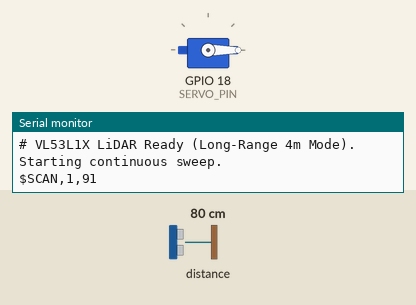
Recording of a sketch running on a simulated ESP32. Shown: servo, the last lines printed to the serial monitor. The test bench sets the inputs (shaded band); at power-on: distance to the obstacle 80 cm.

Above: at 0.55 s.
At 2.6 s:
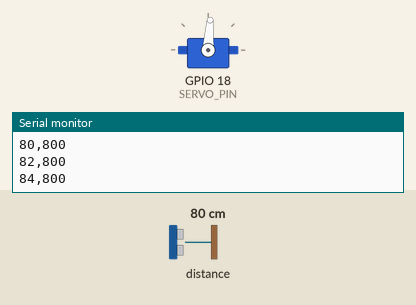
At 4.65 s:
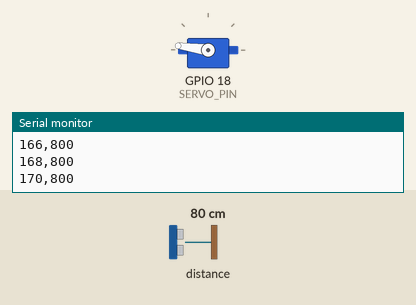
At 8.75 s:
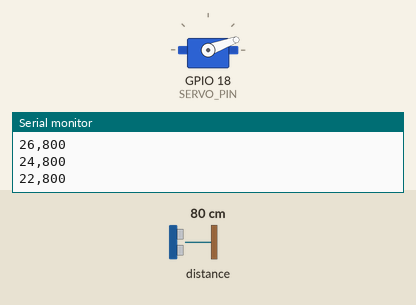
Timing chart, 0 to 11.9 s (numbered marks = the images above):
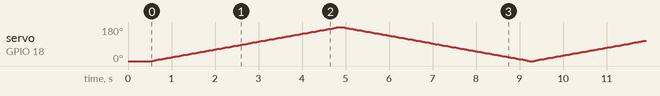

The sketch:

esp32_vl53l1x_lidar.ino
```cpp
/*
 * ESP32 VL53L1X LiDAR Scanner Firmware (Up to 4-Meter Long Range)
 * -------------------------------------------------------------
 * Sweeps an SG90 / MG90S micro servo from 0° to 180° and back, capturing
 * long-range Time-of-Flight (ToF) distance measurements from a VL53L1X sensor.
 *
 * Hardware Connections:
 *   ESP32 GPIO 21 (SDA)  <--> VL53L1X SDA
 *   ESP32 GPIO 22 (SCL)  <--> VL53L1X SCL
 *   ESP32 3.3V           <--> VL53L1X VIN (or 5V if module has onboard 3.3V LDO)
 *   ESP32 GND            <--> VL53L1X GND
 *
 *   ESP32 GPIO 18 (PWM)  <--> SG90/MG90S Servo Signal (Orange / Yellow)
 *   External 5V / VIN    <--> Servo VCC (Red)  [Do NOT power servo from ESP32 3.3V!]
 *   ESP32 GND            <--> Servo GND (Brown) [Common Ground]
 *
 * Libraries Required:
 *   - "VL53L1X" by Pololu
 *   - "ESP32Servo" by Kevin Harrington
 */

#include <Wire.h>
#include <VL53L1X.h>
#include <ESP32Servo.h>

// --- Configuration Constants ---
#define SERVO_PIN        18
#define I2C_SDA_PIN      21
#define I2C_SCL_PIN      22
#define SERIAL_BAUD      115200

// Sweep configuration
#define ANGLE_MIN        0     // Minimum sweep angle (degrees)
#define ANGLE_MAX        180   // Maximum sweep angle (degrees)
#define ANGLE_STEP       2     // Step resolution in degrees (91 points per sweep)
#define SERVO_SETTLE_MS  15    // Settle time for servo step (ms)

// Range limits (VL53L1X Long Range mode: up to 4000mm)
#define SENSOR_MIN_MM    40
#define SENSOR_MAX_MM    4000

VL53L1X sensor;
Servo lidarServo;

int sweepDirection = 1; // 1 = forward (0 -> 180), -1 = backward (180 -> 0)
const int TOTAL_POINTS = ((ANGLE_MAX - ANGLE_MIN) / ANGLE_STEP) + 1;

void setup() {
  Serial.begin(SERIAL_BAUD);
  while (!Serial && millis() < 2000);

  Serial.println("# VL53L1X 2D Long-Range LiDAR Scanner initializing...");

  // Initialize I2C bus
  Wire.begin(I2C_SDA_PIN, I2C_SCL_PIN);
  Wire.setClock(400000); // 400kHz Fast I2C

  // Initialize VL53L1X sensor
  sensor.setTimeout(500);
  if (!sensor.init()) {
    Serial.println("# ERROR: Failed to detect and initialize VL53L1X sensor!");
    Serial.println("# Check wiring: SDA -> GPIO 21, SCL -> GPIO 22, VIN -> 3.3V/5V, GND -> GND");
    while (1) {
      delay(1000);
    }
  }

  // Set to Long Distance mode (up to 4m range)
  sensor.setDistanceMode(VL53L1X::Long);
  // Set measurement timing budget (33ms gives ~30Hz sample rate)
  sensor.setMeasurementTimingBudget(33000);
  sensor.startContinuous(33);

  // Initialize Servo
  lidarServo.setPeriodHertz(50);
  lidarServo.attach(SERVO_PIN, 500, 2400);
  lidarServo.write(ANGLE_MIN);
  delay(500);

  Serial.println("# VL53L1X LiDAR Ready (Long-Range 4m Mode). Starting continuous sweep.");
}

void loop() {
  // Frame Header: $SCAN,<direction>,<total_points>
  Serial.print("$SCAN,");
  Serial.print(sweepDirection);
  Serial.print(",");
  Serial.println(TOTAL_POINTS);

  if (sweepDirection == 1) {
    for (int angle = ANGLE_MIN; angle <= ANGLE_MAX; angle += ANGLE_STEP) {
      measureAndSend(angle);
    }
    sweepDirection = -1;
  } else {
    for (int angle = ANGLE_MAX; angle >= ANGLE_MIN; angle -= ANGLE_STEP) {
      measureAndSend(angle);
    }
    sweepDirection = 1;
  }

  // Frame Footer
  Serial.println("$END");
}

void measureAndSend(int angle) {
  lidarServo.write(angle);
  delay(SERVO_SETTLE_MS);

  // Read range in millimeters from VL53L1X
  uint16_t range_mm = sensor.read(false);

  if (sensor.timeoutOccurred() || range_mm > SENSOR_MAX_MM || range_mm < SENSOR_MIN_MM) {
    range_mm = 0; // 0 represents out-of-range / no obstacle
  }

  Serial.print(angle);
  Serial.print(",");
  Serial.println(range_mm);
}
```
